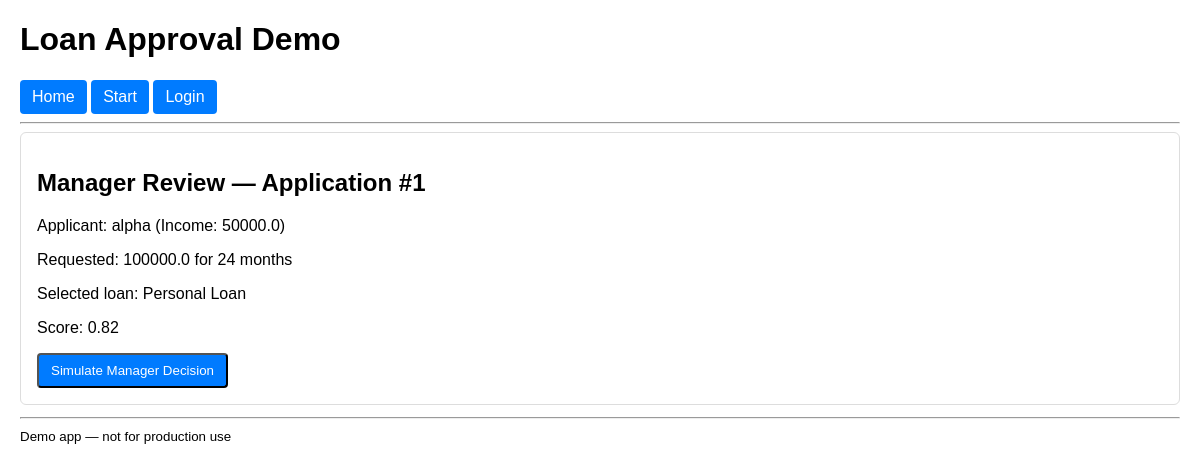
/manager/review/1 (signed in), run on the app's committed database.
### app/models.py (models this page shows, shortened)
class LoanApplication(db.Model):
    __tablename__ = "loan_applications"
    id = db.Column(db.Integer, primary_key=True)
    account_id = db.Column(db.Integer, db.ForeignKey("accounts.id"), nullable=False)
    requested_amount = db.Column(db.Float, nullable=False)
    requested_tenure = db.Column(db.Integer, nullable=False)
    selected_loan_id = db.Column(db.Integer, db.ForeignKey("loan_options.id"), nullable=True)
    custom_preferences = db.Column(db.Text, nullable=True)
    score = db.Column(db.Float, default=0.0)
    status = db.Column(db.Enum(ApplicationStatus), default=ApplicationStatus.PENDING)
    created_at = db.Column(db.DateTime, default=datetime.utcnow)
    manager_comment = db.Column(db.String(512), nullable=True)
    picked_recommended = db.Column(db.Boolean, default=False)  # whether user picked recommended option
    account = db.relationship("Account", back_populates="applications")
    selected_loan = db.relationship("LoanOption")

class Account(db.Model):
    __tablename__ = "accounts"
    id = db.Column(db.Integer, primary_key=True)
    name = db.Column(db.String(120), nullable=False)
    email = db.Column(db.String(120), nullable=False, unique=True)
    phone = db.Column(db.String(30))
    gender = db.Column(db.String(10))
    occupation = db.Column(db.String(120))
    monthly_income = db.Column(db.Float, default=0.0)
    pan = db.Column(db.String(20), nullable=True)
    aadhaar = db.Column(db.String(20), nullable=True)
    password_hash = db.Column(db.String(200), nullable=True)  # bcrypt hash
    created_at = db.Column(db.DateTime, default=datetime.utcnow)
    applications = db.relationship("LoanApplication", back_populates="account")

class LoanOption(db.Model):
    __tablename__ = "loan_options"
    id = db.Column(db.Integer, primary_key=True)
    loan_type = db.Column(db.String(120), nullable=False)
    min_amount = db.Column(db.Float, nullable=False)
    max_amount = db.Column(db.Float, nullable=False)
    min_tenure = db.Column(db.Integer, nullable=False)
    max_tenure = db.Column(db.Integer, nullable=False)
    interest_rate = db.Column(db.Float, nullable=False)
    eligibility_score = db.Column(db.Float, nullable=False)

### app/controllers.py (the view, shortened to what this page needs)
@main_bp.route("/manager/review/<int:app_id>", methods=["GET", "POST"])
@token_required
def manager_review(app_id):
    app_obj = LoanApplication.query.get_or_404(app_id)
    account = Account.query.get_or_404(app_obj.account_id)
    if request.method == "GET":
        return render_template("manager_review.html", application=app_obj)

### app/controllers.py (called while the page is built)
@main_bp.before_app_request
def init_app():
    load_dataset_into_db()
    setup_app_logger(current_app)

### app/logger.py (called while the page is built)
def setup_app_logger(app):
    log_dir = app.config.get("LOG_DIR")
    if not os.path.exists(log_dir):
        os.makedirs(log_dir, exist_ok=True)
    log_path = os.path.join(log_dir, "app.log")
    handler = RotatingFileHandler(log_path, maxBytes=1_000_000, backupCount=3)
    handler.setLevel(logging.INFO)
    formatter = logging.Formatter("%(asctime)s - %(levelname)s - %(message)s")
    handler.setFormatter(formatter)
    app.logger.addHandler(handler)
    app.logger.setLevel(logging.INFO)

### app/utils.py (called while the page is built)
def decode_token(token: str):
    secret = current_app.config.get("JWT_SECRET")
    algo = current_app.config.get("JWT_ALGORITHM", "HS256")
    try:
        payload = jwt.decode(token, secret, algorithms=[algo])
        user_id = int(payload.get("sub"))
        return user_id
    except jwt.ExpiredSignatureError:
        raise AppError("Token expired", 401)
    except Exception as e:
        raise AppError(f"Invalid token {e}", 401)

def get_token_from_request():
    auth = request.headers.get("Authorization", None)
    if auth and auth.startswith("Bearer "):
        return auth.split(" ", 1)[1]
    token = request.cookies.get("access_token")
    return token

def token_required(fn):
    @wraps(fn)
    def wrapper(*args, **kwargs):
        token = get_token_from_request()
        if not token:
            raise AppError("Missing token", 401)
        user = decode_token(token)
        if not user:
            raise AppError("Invalid authentication", 401)
        from flask import g
        user_id = decode_token(token)  # returns int
        g.current_user = user_id
        return fn(*args, **kwargs)
    return wrapper

### templates/manager_review.html
{% extends "layout.html" %}
{% block content %}
<div class="card">
  <h2>Manager Review — Application #{{ application.id }}</h2>
  <p>Applicant: {{ application.account.name }} (Income: {{ application.account.monthly_income }})</p>
  <p>Requested: {{ application.requested_amount }} for {{ application.requested_tenure }} months</p>
  <p>Selected loan: {{ application.selected_loan.loan_type if application.selected_loan else "N/A" }}</p>
  <p>Score: {{ application.score }}</p>
  <form method="post">
    <button class="btn" type="submit">Simulate Manager Decision</button>
  </form>
</div>
{% endblock %}

### templates/layout.html (style rules this page uses)
body { font-family: Arial, Helvetica, sans-serif; margin: 20px; }
.card { border: 1px solid #ddd; padding: 16px; border-radius: 6px; margin-bottom: 12px; }
.btn { padding: 8px 12px; border-radius: 4px; text-decoration: none; display:inline-block; background:#007bff; color:#fff; }
form { margin-top: 8px; }

### data on the page
LoanApplication: id "1", requested_amount "100000.0", requested_tenure "24", score "0.82"
Account: account.name "alpha", account.monthly_income "50000.0"
LoanOption: selected_loan "Personal Loan"
